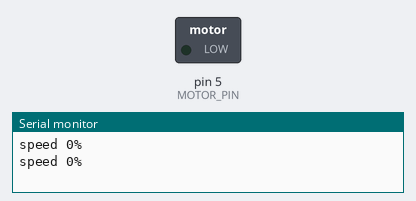
Bench run of a sketch on a simulated Arduino Uno, built with avr-gcc and run on an emulated ATmega328P. On the bench: switched loads named in the sketch (green lamp = pin HIGH), the last lines printed to the serial monitor.

Above: at 0.05 s.
At 3.25 s:
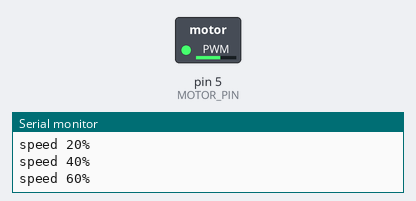
At 6.45 s:
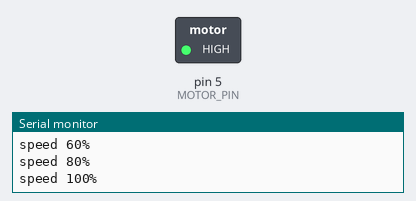
At 12.95 s:
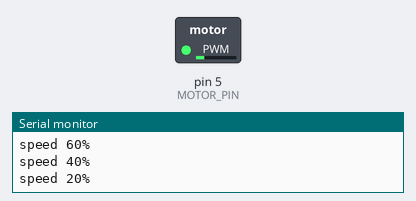
Timing chart, 0 to 22.1 s (numbered marks = the images above):
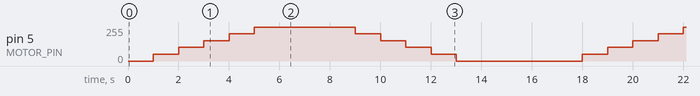

Measured:
- by itself, pin 5 (MOTOR_PIN): repeats every 17.0 s: 102/255 1.0 s, 153/255 1.0 s, 204/255 1.0 s, 255/255 4.0 s, 204/255 1.0 s, 153/255 1.0 s, 102/255 1.0 s, 51/255 1.0 s, 0/255 5.0 s, 51/255 1.0 s

The sketch:

motor_test.ino
```cpp
const int MOTOR_PIN = 5;

void setSpeed(int percent) {
  analogWrite(MOTOR_PIN, map(percent, 0, 100, 0, 255));
  Serial.print("speed ");
  Serial.print(percent);
  Serial.println("%");
}

void setup() {
  Serial.begin(115200);
  pinMode(MOTOR_PIN, OUTPUT);
  setSpeed(0);
}

void loop() {
  for (int p = 0; p <= 100; p += 20) { setSpeed(p); delay(1000); }
  delay(2000);
  for (int p = 100; p >= 0; p -= 20) { setSpeed(p); delay(1000); }
  delay(3000);
}
```
